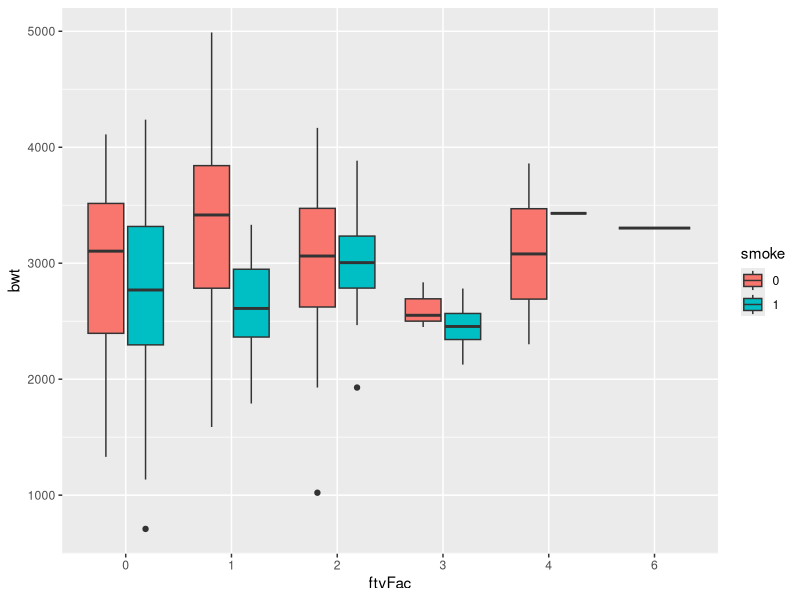
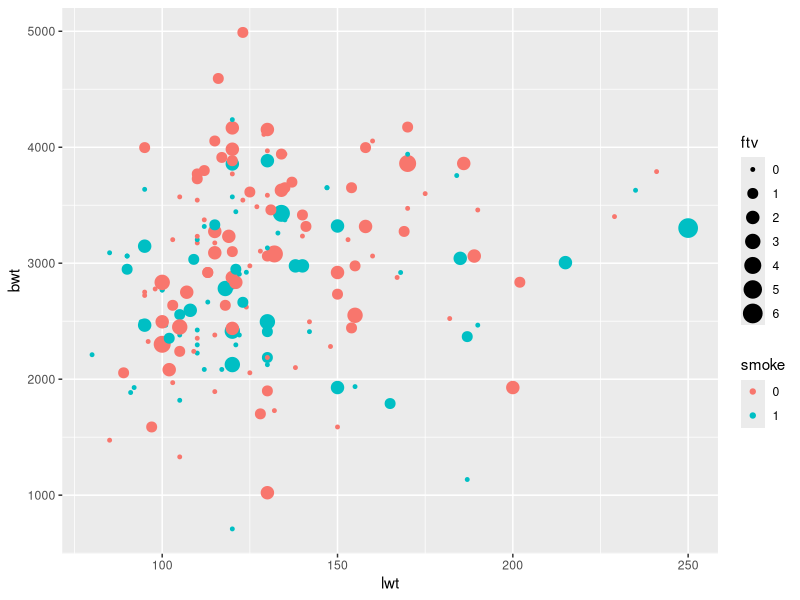
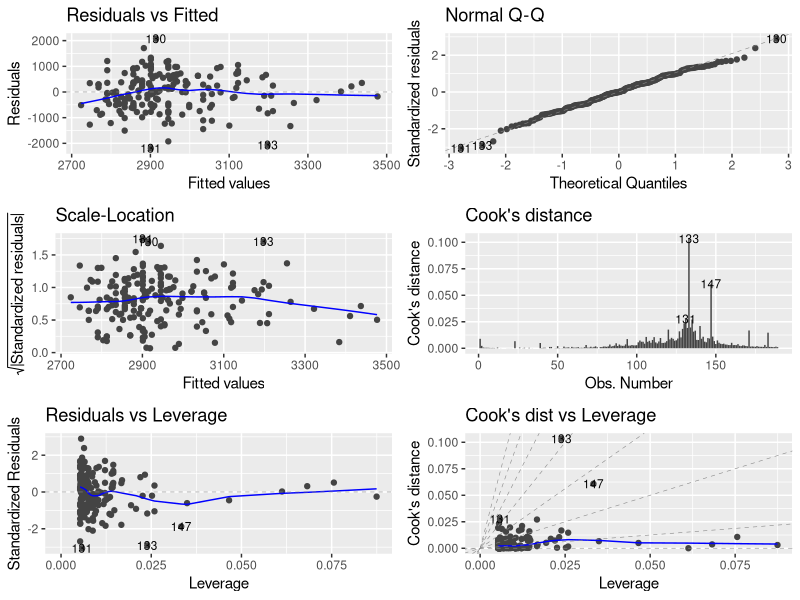
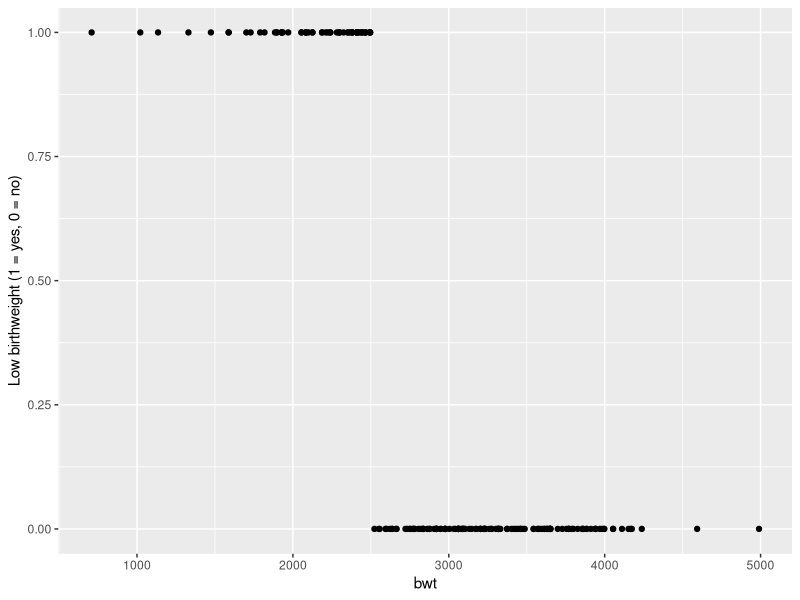
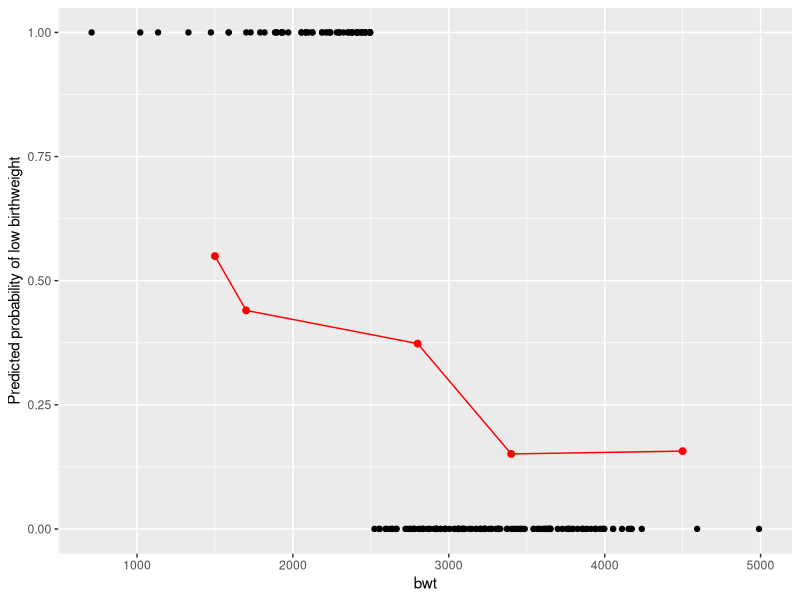

These figures' R source, in order:
## ---- chunk 1
knitr::opts_chunk$set(echo = TRUE, eval = TRUE)
## ---- chunk 2
library(tidyverse)
library(ggfortify)
## ---- chunk 3
library(MASS)
data(birthwt) # Calls the data frame called birthwt (Promise)
head(birthwt) # Loads the data in Environment and shows the head
?birthwt # Opens Help page for birthwt data
## ---- chunk 4
library(tidyverse)    
birthData <- as_tibble(birthwt)
birthData
## ---- chunk 5
birthData <- birthData %>%
  mutate(
    smoke = factor(smoke),
    ftvFac = factor(ftv)
    )
## ---- chunk 6
ggplot(birthData, aes(x=ftvFac, y=bwt, fill = smoke)) +
  geom_boxplot() 
## ---- chunk 7
ggplot(birthData, aes(x=lwt, y=bwt, col=smoke, size = ftv)) +
  geom_point() 
## ---- chunk 8
    table(birthData$ftv)
    birthData <- mutate(birthData, 
                        visits = fct_collapse(ftvFac, 
                                              Never="0", 
                                              Once="1", 
                                              other_level="MoreThanOnce"))
    table(birthData$visits)
## ---- chunk 9
library(ggplot2)
reg1 <- lm(bwt ~ lwt, data=birthData) 
summary(reg1)
confint(reg1)
## ---- chunk 10
#par(mfrow=c(2,2))
#plot(reg1)
autoplot(reg1, which = 1:6, ncol = 2, label.size = 3)
## ---- chunk 11
reg2 <- lm(bwt ~ lwt + age + ftv, data=birthData)
summary(reg2)
# Just to view the coefficients
summary(reg2)$coefficients
## ---- chunk 12
    ### Use only data from mothers with weight below 160
    reg3 <- lm(bwt ~ lwt + age + ftv, data=filter(birthData, lwt<160))
    summary(reg3)
    # Just to view the coefficients
    summary(reg3)$coefficients
## ---- chunk 13
library(emmeans)    
oneway1 <- lm(bwt ~ smoke, data=birthData)
emmeans(oneway1,~smoke)
## ---- chunk 14
pairs(emmeans(oneway1,~smoke))
## ---- chunk 15
oneway2 <- lm(bwt ~ visits, data=birthData)
emmeans(oneway2,~visits)
drop1(oneway2,test="F")
pairs(emmeans(oneway2,~visits))
## ---- chunk 16
twoway1 <- lm(bwt ~ visits + smoke, data=birthData)
emmeans(twoway1,~visits+smoke)
pairs(emmeans(twoway1,~visits+smoke))
## ---- chunk 17
twoway2 <- lm(bwt ~ visits * smoke, data=birthData)
drop1(twoway2,test="F")
drop1(twoway1,test="F")
## ---- chunk 18
anova(twoway1, twoway2)
## ---- chunk 19
ggplot(birthData, aes(x=bwt, y=low)) + 
  geom_point() +
  labs(y = "Low birthweight (1 = yes, 0 = no)")
## ---- chunk 20
logreg1 <- glm(low ~ lwt + smoke + age, 
               data=birthData, family="binomial")
logreg1
## ---- chunk 21
drop1(logreg1, test="Chisq")
## ---- chunk 22
# new data
newData <- tibble(
    low = rep(NA, 5),
    age = c(22, 30, 18, 17, 28),
    lwt = c(140, 155, 130, 97, 165),
    race = c("Black", "Other", "Black", "Other", "White"),
    smoke = as.factor(c(1, 0, 1, 1, 0)),
    ptl = c(1, 0, 0, 0, 0),
    ftv = c(1, 3, 0, 0, 2),
    bwt = c(2800, 4500, 1700, 1500, 3400)
    )
## ---- chunk 23
newData$low <- predict(logreg1, 
                       newdata = newData, 
                       type = "response")

## ---- chunk 24
ggplot(birthData, aes(x=bwt, y=low)) + 
  geom_point() +
  geom_point(data = newData, aes(x = bwt, y = low), color = "red", size = 2) +
  geom_line(data = newData, aes(x = bwt, y = low), color = "red", size = 0.5) +
      labs(y = "Predicted probability of low birthweight")
